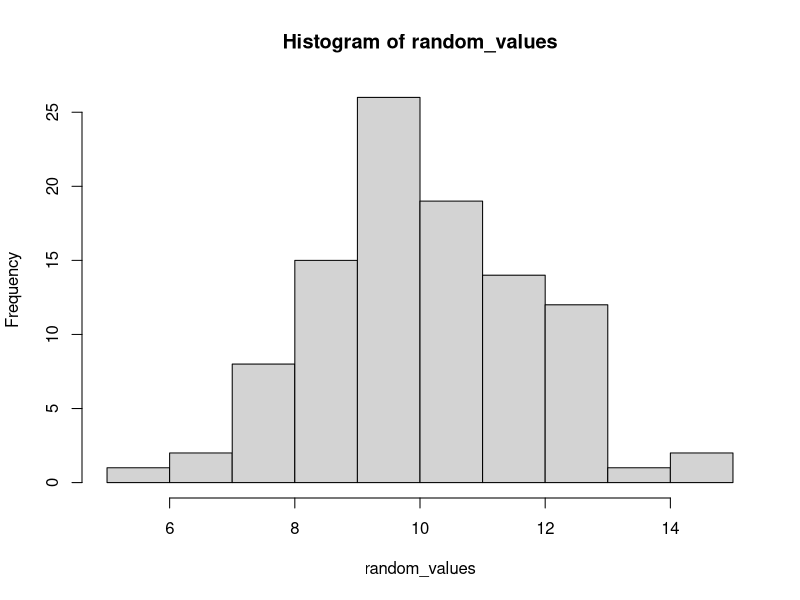
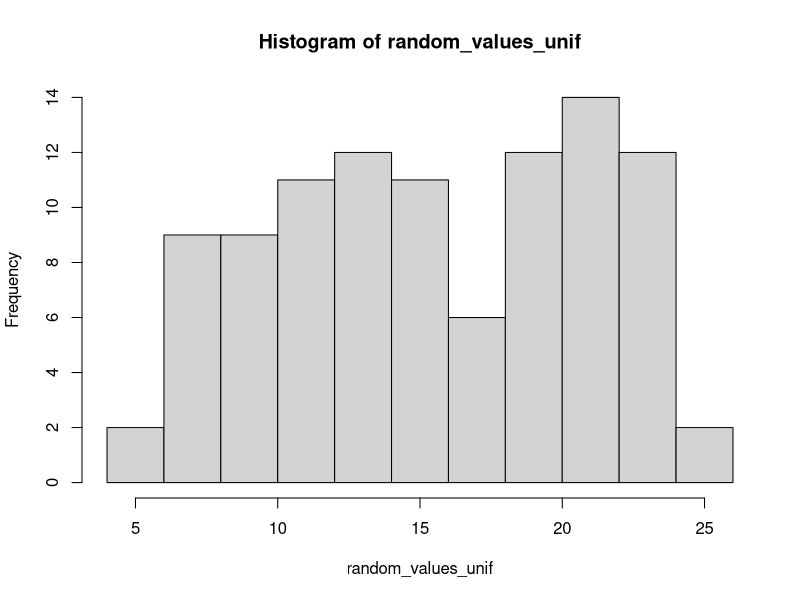

These figures' R source, in order:
# how to use rnorm() in R
# make this example reproducible
set.seed(0)

# create vector of 100 random values from normal distribution 
random_values <- rnorm(n=100, mean =10, sd=2)

# view first six values
head(random_values)

# create histogram to visualize distributin of values
hist(random_values)

# how to use runif() in R
# make this example reproducible 
set.seed(0)

# create 100 random values from uniform distribution
random_values_unif <- runif(n=100, min=5, max=25)

# view first six values
head(random_values_unif)

# create histogram to visualize distribution of values
hist(random_values_unif)
